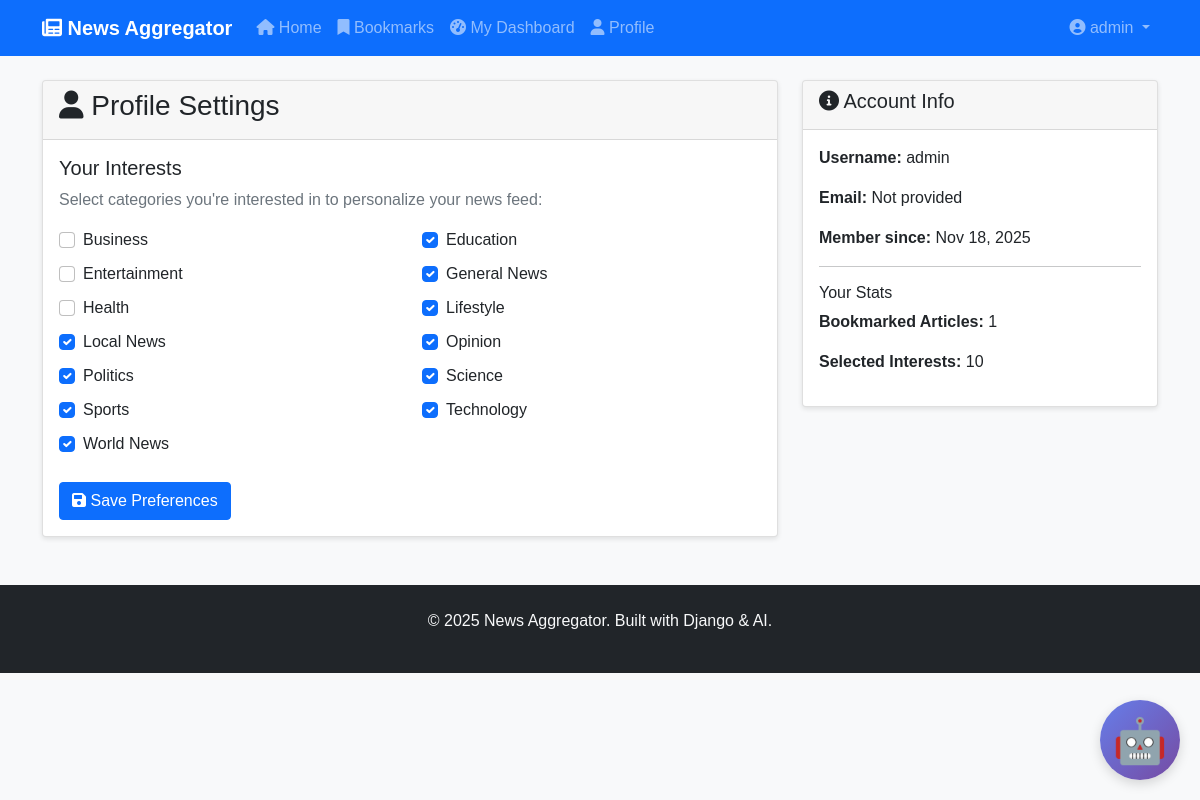
Page /profile/ (signed in) on the committed database.
### apps/news/models.py (models this page shows, shortened)
class Category(models.Model):
    name = models.CharField(max_length=100, unique=True)
    slug = models.SlugField(unique=True)
    description = models.TextField(blank=True)
    created_at = models.DateTimeField(auto_now_add=True)
    class Meta:
        verbose_name_plural = "Categories"
        ordering = ['name']

### apps/news/views.py (the view, shortened to what this page needs)
# urls.py: path('profile/', views.profile, name='profile'),
@login_required
def profile(request):
    user_interests = UserInterest.objects.filter(user=request.user)
    all_categories = Category.objects.all()
    context = {
        'user_interests': user_interests,
        'all_categories': all_categories,
        'selected_categories': list(
            user_interests.values_list('category_id', flat=True)
        ),
    }
    return render(request, 'profile.html', context)

### templates/profile.html (shortened to what this page needs)
{% extends 'base.html' %}
{% block content %}
<div class="row">
    <div class="col-md-8">
        <div class="card">
            <div class="card-header">
                <h3><i class="fas fa-user"></i> Profile Settings</h3>
            </div>
            <div class="card-body">
                <form method="post">
                    <h5>Your Interests</h5>
                    <p class="text-muted">Select categories you're interested in to personalize your news feed:</p>
                    <div class="row">
                        {% for category in all_categories %}
                        <div class="col-md-6 mb-2">
                            <div class="form-check">
                                <input class="form-check-input" type="checkbox"
                                       name="categories" value="{{ category.id }}"
                                       id="category_{{ category.id }}"
                                       {% if category.id in selected_categories %}checked{% endif %}>
                                <label class="form-check-label" for="category_{{ category.id }}">
                                    {{ category.name }}
                                </label>
                            </div>
                        </div>
                        {% endfor %}
                    </div>
                    <button type="submit" class="btn btn-primary mt-3">
                        <i class="fas fa-save"></i> Save Preferences
                    </button>
                </form>
            </div>
        </div>
    </div>
    <div class="col-md-4">
        <div class="card">
            <div class="card-header">
                <h5><i class="fas fa-info-circle"></i> Account Info</h5>
            </div>
            <div class="card-body">
                <p><strong>Username:</strong> {{ user.username }}</p>
                <p><strong>Email:</strong> {{ user.email|default:"Not provided" }}</p>
                <p><strong>Member since:</strong> {{ user.date_joined|date:"M d, Y" }}</p>
                <hr>
                <h6>Your Stats</h6>
                <p><strong>Bookmarked Articles:</strong> {{ user.bookmarks.count }}</p>
                <p><strong>Selected Interests:</strong> {{ user.interests.count }}</p>
            </div>
        </div>
    </div>
</div>
{% endblock %}

### templates/base.html (shortened to what this page needs)
{% load static %}
<!DOCTYPE html>
<html lang="en">
<head>
    <link href="https://cdn.jsdelivr.net/npm/bootstrap@5.1.3/dist/css/bootstrap.min.css" rel="stylesheet">
    <link href="https://cdnjs.cloudflare.com/ajax/libs/font-awesome/6.0.0/css/all.min.css" rel="stylesheet">
    <link href="{% load static %}{% static 'css/style.css' %}" rel="stylesheet">
</head>
<body>
    <nav class="navbar navbar-expand-lg navbar-dark bg-primary">
        <div class="container">
            <a class="navbar-brand" href="{% url 'home' %}">
                <i class="fas fa-newspaper"></i> News Aggregator
            </a>
            <div class="collapse navbar-collapse" id="navbarNav">
                <ul class="navbar-nav me-auto">
                    <li class="nav-item">
                        <a class="nav-link" href="{% url 'home' %}">
                            <i class="fas fa-home"></i> Home
                        </a>
                    </li>
                    {% if user.is_authenticated %}
                    <li class="nav-item">
                        <a class="nav-link" href="{% url 'bookmarks' %}">
                            <i class="fas fa-bookmark"></i> Bookmarks
                        </a>
                    </li>
                    <li class="nav-item">
                        <a class="nav-link" href="{% url 'dashboard' %}">
                            <i class="fas fa-tachometer-alt"></i> My Dashboard
                        </a>
                    </li>
                    <li class="nav-item">
                        <a class="nav-link" href="{% url 'profile' %}">
                            <i class="fas fa-user"></i> Profile
                        </a>
                    </li>
                    {% endif %}
                </ul>
                <ul class="navbar-nav">
                    {% if user.is_authenticated %}
                    <li class="nav-item dropdown">
                        <a class="nav-link dropdown-toggle" href="#" role="button" data-bs-toggle="dropdown">
                            <i class="fas fa-user-circle"></i> {{ user.username }}
                        </a>
                    </li>
                    {% endif %}
                </ul>
            </div>
        </div>
    </nav>
    <main class="container mt-4">
        {% block content %}
        {% endblock %}
    </main>
    <footer class="bg-dark text-light mt-5 py-4">
        <div class="container text-center">
            <p>&copy; 2025 News Aggregator. Built with Django & AI.</p>
        </div>
    </footer>
    <script src="{% load static %}{% static 'js/main.js' %}"></script>
        <div id="chatbot-widget">
        <button id="chat-toggle">🤖</button>
    </div>
</body>
</html>

### templates/base.html (style rules this page uses)
#chatbot-widget { position: fixed; bottom: 20px; right: 20px; z-index: 1000; font-family: -apple-system, BlinkMacSystemFont, 'Segoe UI', Roboto, sans-serif; }
#chat-toggle { width: 80px; height: 80px; border-radius: 50%; background: linear-gradient(135deg, #667eea 0%, #764ba2 100%); color: white; border: none; cursor: pointer; display: flex; align-items: center; justify-content: center; font-size: 44px; box-shadow: 0 4px 12px rgba(0,0,0,0.15); transition: transform 0.2s ease; }

### rows in the picture
Category: name "Business"
Category: categories "☑", name "Education"
Category: name "Entertainment"
Category: categories "☑", name "General News"
Category: name "Health"
Category: categories "☑", name "Lifestyle"
Category: categories "☑", name "Local News"
Category: categories "☑", name "Opinion"
Category: categories "☑", name "Politics"
Category: categories "☑", name "Science"
Category: categories "☑", name "Sports"
Category: categories "☑", name "Technology"
Category: categories "☑", name "World News"

### other values in the picture
{{ user.username }} "admin"
{{ user.email|default:"Not provided" }} "Not provided"
{{ user.date_joined|date:"M d, Y" }} "Nov 18, 2025"
{{ user.bookmarks.count }} "1"
{{ user.interests.count }} "10"
